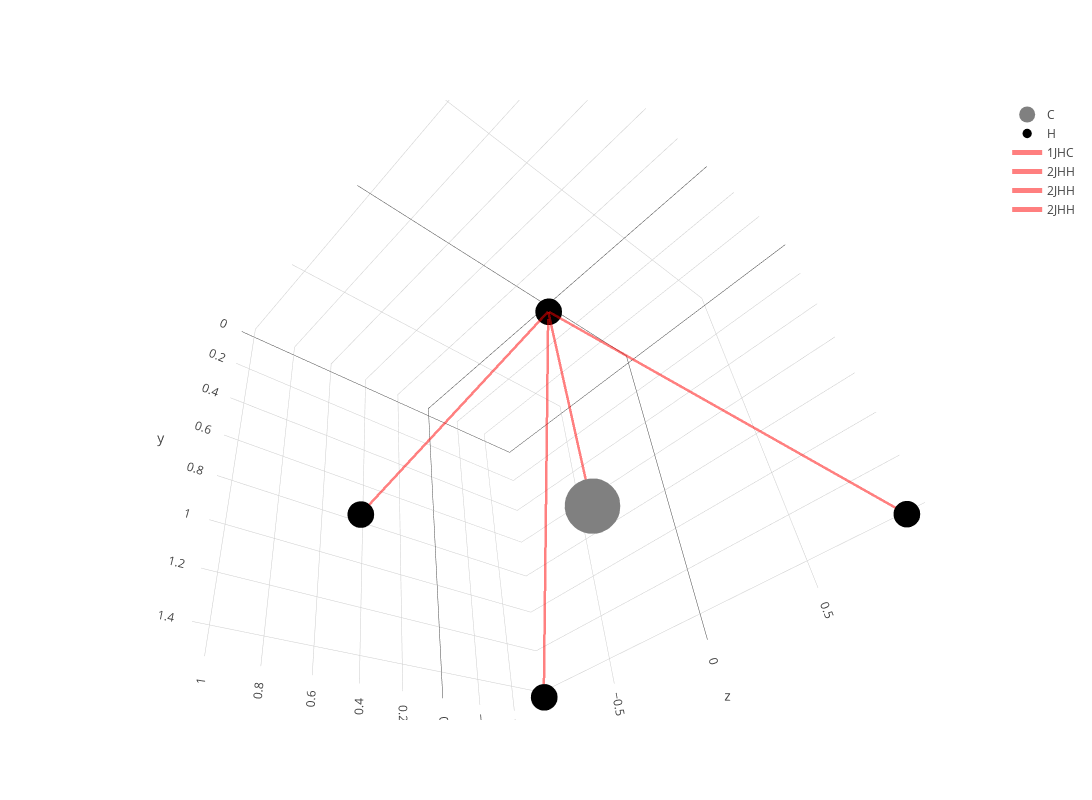

The cell this chart's notebook holds for it:
### Markdown cell above
**show coupling !!**

### Code cell
# ----- set params -----
scale = 25
# ----------------------

atoms_in_molecule = df_struct_select['atom'].unique()
atom_list =  ['C', 'N', 'O', 'H', 'F']
atom_size =  [0.77, 0.75, 0.73, 0.37, 0.71]
color_list = ['gray', 'red', 'blue', 'black', 'green']

# atoms plot
scatter_list = []
for i, atom in enumerate(atom_list):
    atom_idx = df_struct_select['atom'] == atom
    pos = pos_list[atom_idx]
    scatter = Scatter3d(x=pos[:, 0], y=pos[:, 1], z=pos[:, 2], mode='markers',
                        opacity=1,
                        name=atom,
                        marker=dict(size=atom_size[i]*scale,                
                                    color=color_list[i],              
                                   ),
                        text = df_struct_select['atom_index'][atom_idx],
                        hoverinfo='text'
                       )
    
    scatter_list.append(scatter)

# interaction pares plot
pos_check = pos_list[check_atom_idx]
x_check = pos_check[0]
y_check = pos_check[1]
z_check = pos_check[2]
lines_list = []
for i, idx_interact in enumerate(interaction_list):
    pos_interaction = pos_list[idx_interact]
    x_interaction = pos_interaction[0]
    y_interaction = pos_interaction[1]
    z_interaction = pos_interaction[2]
    
    lines = Scatter3d(x=[x_check, x_interaction], y=[y_check, y_interaction], z=[z_check, z_interaction],
                      mode='lines', 
                      opacity=0.5, 
                      name=interaction_type[i],
                      hovertext=f'scalar coupling constant: {scalar_coupling_constant[i]}',
                      line = dict(color='red',
                                  width=5)
                     )
    lines_list.append(lines)

# show
layout = go.Layout(height=800, width=1200)  
fig = go.Figure(data=scatter_list + lines_list, layout=layout)
iplot(fig)

### Figure 1 — Plotly figure (JSON) as saved in the notebook; plotly's stock layout.template omitted (floating-point values rounded to 4 significant figures)
{"data": [{"hoverinfo": "text", "marker": {"color": "gray", "size": 19.25}, "mode": "markers", "name": "C", "opacity": 1, "text": [0], "type": "scatter3d", "uid": "845975e1-fc78-4a42-b3b5-9368bd84797e", "x": [-0.0127], "y": [1.086], "z": [0.008001]}, {"hoverinfo": "text", "marker": {"color": "red", "size": 18.75}, "mode": "markers", "name": "N", "opacity": 1, "text": [], "type": "scatter3d", "uid": "330b7869-42cc-4d4a-a810-76e9add0ea1b", "x": [], "y": [], "z": []}, {"hoverinfo": "text", "marker": {"color": "blue", "size": 18.25}, "mode": "markers", "name": "O", "opacity": 1, "text": [], "type": "scatter3d", "uid": "6ae7aef9-2e80-467d-ac7c-77dfc6223fe6", "x": [], "y": [], "z": []}, {"hoverinfo": "text", "marker": {"color": "black", "size": 9.25}, "mode": "markers", "name": "H", "opacity": 1, "text": [1, 2, 3, 4], "type": "scatter3d", "uid": "d0b80004-6e29-46aa-9423-4a9daa30ecfe", "x": [0.00215, 1.012, -0.5408, -0.5238], "y": [-0.006031, 1.464, 1.448, 1.438], "z": [0.001976, 0.0002766, -0.8766, 0.9064]}, {"hoverinfo": "text", "marker": {"color": "green", "size": 17.75}, "mode": "markers", "name": "F", "opacity": 1, "text": [], "type": "scatter3d", "uid": "8f2f2b24-4790-4134-9e66-4d9b4cbbd781", "x": [], "y": [], "z": []}, {"hovertext": "scalar coupling constant: 84.8076", "line": {"color": "red", "width": 5}, "mode": "lines", "name": "1JHC", "opacity": 0.5, "type": "scatter3d", "uid": "369d46fe-237a-496d-b78b-19924b878578", "x": [0.00215, -0.0127], "y": [-0.006031, 1.086], "z": [0.001976, 0.008001]}, {"hovertext": "scalar coupling constant: -11.257", "line": {"color": "red", "width": 5}, "mode": "lines", "name": "2JHH", "opacity": 0.5, "type": "scatter3d", "uid": "a94d0b43-cecc-4aa3-a5b4-7e509635fba8", "x": [0.00215, 1.012], "y": [-0.006031, 1.464], "z": [0.001976, 0.0002766]}, {"hovertext": "scalar coupling constant: -11.2548", "line": {"color": "red", "width": 5}, "mode": "lines", "name": "2JHH", "opacity": 0.5, "type": "scatter3d", "uid": "11682c4f-9203-4a15-a3c5-294a853fed92", "x": [0.00215, -0.5408], "y": [-0.006031, 1.448], "z": [0.001976, -0.8766]}, {"hovertext": "scalar coupling constant: -11.2543", "line": {"color": "red", "width": 5}, "mode": "lines", "name": "2JHH", "opacity": 0.5, "type": "scatter3d", "uid": "ac7c6816-a995-4425-9757-cd6939b100df", "x": [0.00215, -0.5238], "y": [-0.006031, 1.438], "z": [0.001976, 0.9064]}], "layout": {"height": 800, "scene": {"aspectmode": "auto", "aspectratio": {"x": 0.9725, "y": 0.9207, "z": 1.117}, "camera": {"center": {"x": 2.22e-16, "y": 4.441e-16, "z": -2.22e-16}, "eye": {"x": 1.027, "y": 1.102, "z": 0.877}, "projection": {"type": "perspective"}, "up": {"x": 0.3671, "y": -0.7643, "z": 0.5302}}}, "width": 1200}}
